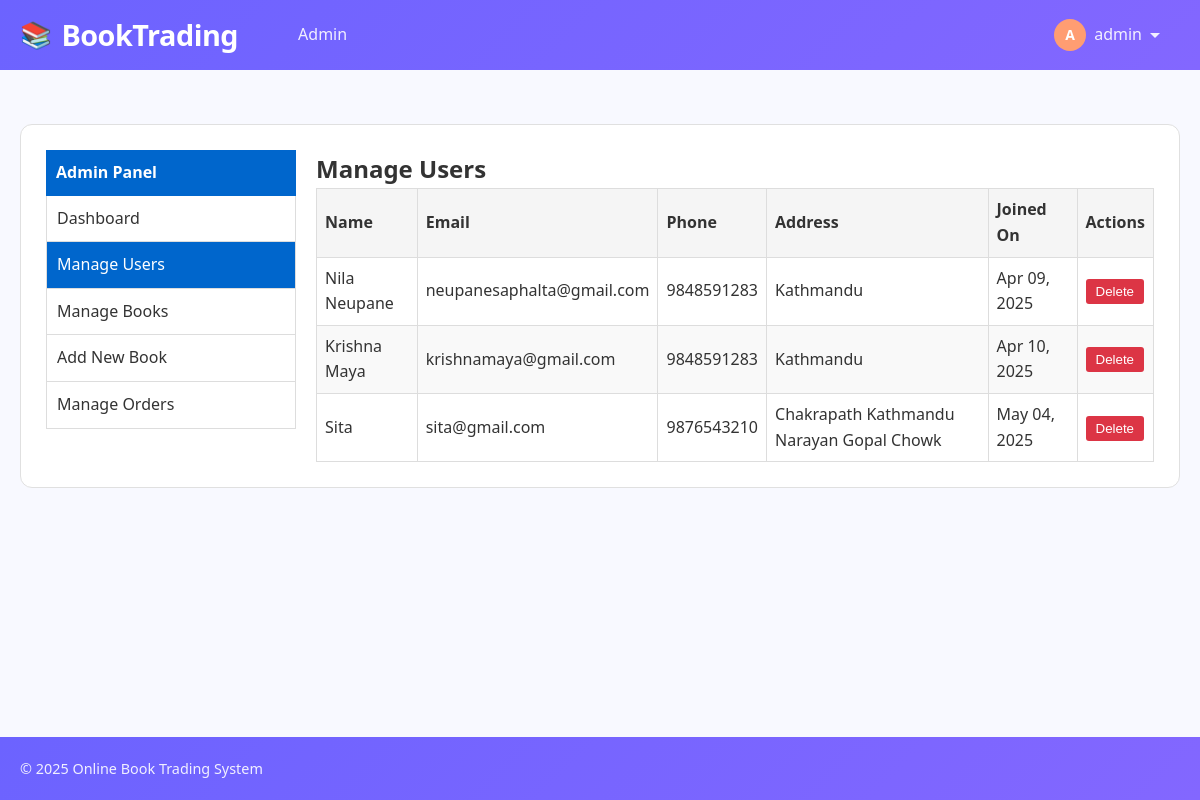
/admin/users.php (signed in), run on an earlier commit of the app's database.
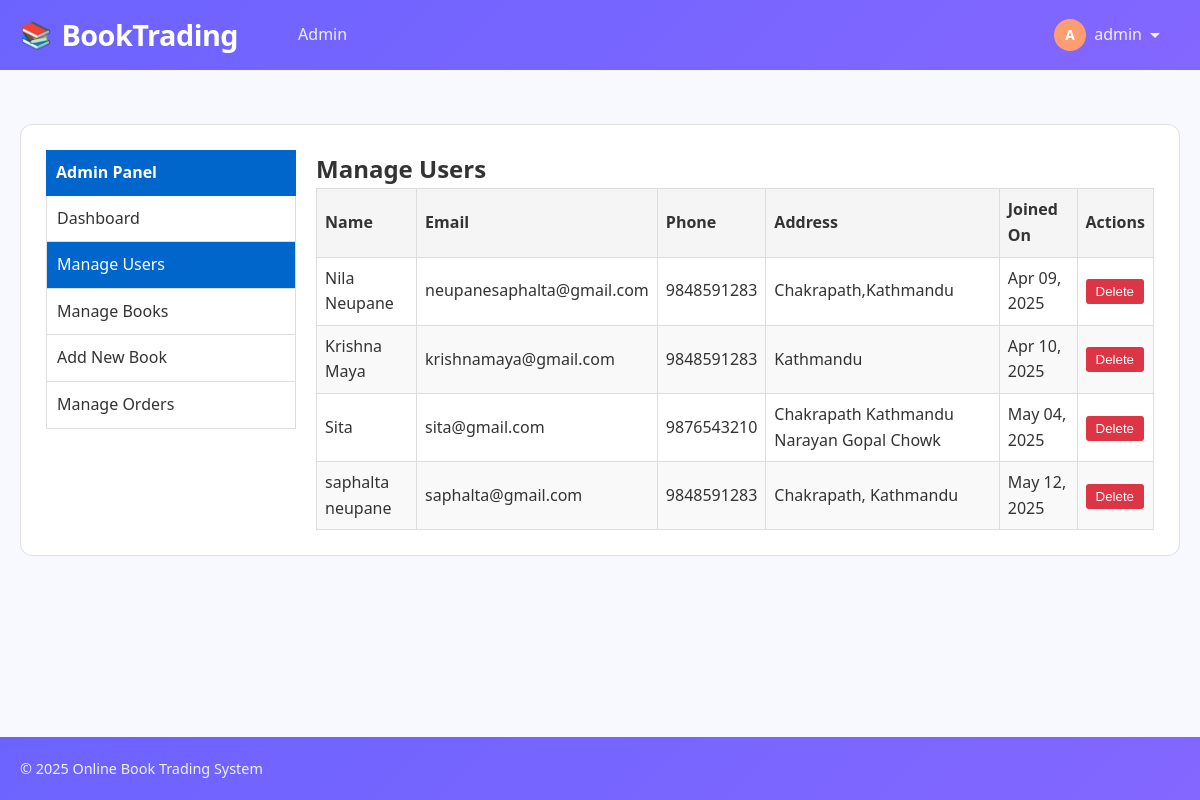
And on a later commit of the database.
### tables this page shows
CREATE TABLE `users` (
  `id` int(11) NOT NULL,
  `name` varchar(255) NOT NULL,
  `email` varchar(255) NOT NULL,
  `phone` varchar(20) NOT NULL,
  `password` varchar(255) NOT NULL,
  `address` text DEFAULT NULL,
  `is_admin` tinyint(1) DEFAULT 0,
  `created_at` timestamp NOT NULL DEFAULT current_timestamp()
);

### includes/functions.php (called while the page is built, shortened)
<?php
function getAllUsers() {
    global $conn;
    $query = "SELECT * FROM users WHERE is_admin = 0";
    $result = mysqli_query($conn, $query);
    $users = [];
    while ($row = mysqli_fetch_assoc($result)) {
        $users[] = $row;
    }
    return $users;
}
?>

### admin/users.php (the view, shortened to what this page needs)
<?php
$relativePath = '../';
require_once $relativePath . 'includes/header.php';
if (isset($_POST['delete_user']) && !empty($_POST['user_id'])) {
    $userId = $_POST['user_id'];
    if (deleteUser($userId)) {
        $successMessage = "User deleted successfully.";
    } else {
        $errorMessage = "Failed to delete user.";
    }
    $users = getAllUsers();
} else {
    $users = getAllUsers();
}
?>
<div class="admin-container">
    <div class="sidebar">
        <div class="sidebar-header">
            Admin Panel
        </div>
        <div class="sidebar-menu">
            <a href="dashboard.php">Dashboard</a>
            <a href="users.php" class="active">Manage Users</a>
            <a href="books.php">Manage Books</a>
            <a href="add_book.php">Add New Book</a>
            <a href="orders.php">Manage Orders</a>
        </div>
    </div>
    <div class="main-content">
        <h2>Manage Users</h2>
        <?php if (empty($users)): ?>
            <div class="alert alert-info">No users found.</div>
        <?php else: ?>
            <div class="table-container">
                <table class="users-table">
                    <thead>
                        <tr>
                            <th>Name</th>
                            <th>Email</th>
                            <th>Phone</th>
                            <th>Address</th>
                            <th>Joined On</th>
                            <th>Actions</th>
                        </tr>
                    </thead>
                    <tbody>
                        <?php foreach ($users as $user): ?>
                            <tr>
                                <td><?php echo $user['name']; ?></td>
                                <td><?php echo $user['email']; ?></td>
                                <td><?php echo $user['phone']; ?></td>
                                <td><?php echo $user['address'] ? $user['address'] : '-'; ?></td>
                                <td><?php echo date('M d, Y', strtotime($user['created_at'])); ?></td>
                                <td>
                                    <form method="POST" onsubmit="return confirm('Are you sure you want to delete this user?');">
                                        <button type="submit" name="delete_user" class="btn-delete">Delete</button>
                                    </form>
                                </td>
                            </tr>
                        <?php endforeach; ?>
                    </tbody>
                </table>
            </div>
        <?php endif; ?>
    </div>
</div>
<?php require_once $relativePath . 'includes/footer.php'; ?>

What changed in the data, as far as the page shows it:
changed users "Nila Neupane": address "Kathmandu" → "Chakrapath,Kathmandu"
added users: name "saphalta neupane", email "saphalta@gmail.com", phone "9848591283", address "Chakrapath, Kathmandu", created_at "May 12, 2025"
